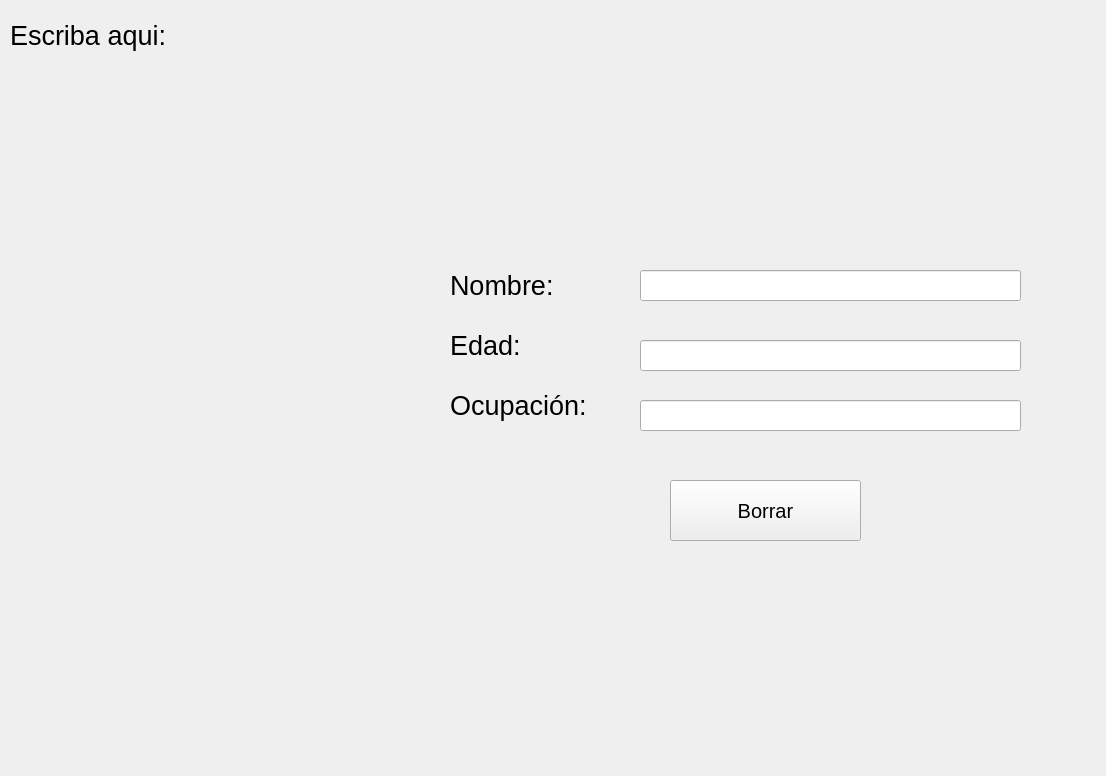
<?xml version="1.0" encoding="UTF-8"?>
<ui version="4.0">
 <class>MainWindow</class>
 <widget class="QMainWindow" name="MainWindow">
  <property name="geometry">
   <rect>
    <x>0</x>
    <y>0</y>
    <width>1106</width>
    <height>776</height>
   </rect>
  </property>
  <property name="windowTitle">
   <string>MainWindow</string>
  </property>
  <widget class="QWidget" name="centralwidget">
   <widget class="QLabel" name="label">
    <property name="geometry">
     <rect>
      <x>10</x>
      <y>10</y>
      <width>211</width>
      <height>51</height>
     </rect>
    </property>
    <property name="font">
     <font>
      <pointsize>20</pointsize>
     </font>
    </property>
    <property name="text">
     <string>Escriba aqui: </string>
    </property>
   </widget>
   <widget class="QLabel" name="label_2">
    <property name="geometry">
     <rect>
      <x>450</x>
      <y>260</y>
      <width>211</width>
      <height>51</height>
     </rect>
    </property>
    <property name="font">
     <font>
      <pointsize>20</pointsize>
     </font>
    </property>
    <property name="text">
     <string>Nombre:</string>
    </property>
   </widget>
   <widget class="QLabel" name="label_3">
    <property name="geometry">
     <rect>
      <x>450</x>
      <y>320</y>
      <width>211</width>
      <height>51</height>
     </rect>
    </property>
    <property name="font">
     <font>
      <pointsize>20</pointsize>
     </font>
    </property>
    <property name="text">
     <string>Edad:</string>
    </property>
   </widget>
   <widget class="QLabel" name="label_4">
    <property name="geometry">
     <rect>
      <x>450</x>
      <y>380</y>
      <width>211</width>
      <height>51</height>
     </rect>
    </property>
    <property name="font">
     <font>
      <pointsize>20</pointsize>
     </font>
    </property>
    <property name="text">
     <string>Ocupación:</string>
    </property>
   </widget>
   <widget class="QLineEdit" name="txt_Edad">
    <property name="geometry">
     <rect>
      <x>640</x>
      <y>340</y>
      <width>381</width>
      <height>31</height>
     </rect>
    </property>
   </widget>
   <widget class="QLineEdit" name="txt_Ocupacion">
    <property name="geometry">
     <rect>
      <x>640</x>
      <y>400</y>
      <width>381</width>
      <height>31</height>
     </rect>
    </property>
   </widget>
   <widget class="QLineEdit" name="txt_Nombre">
    <property name="geometry">
     <rect>
      <x>640</x>
      <y>270</y>
      <width>381</width>
      <height>31</height>
     </rect>
    </property>
   </widget>
   <widget class="QLabel" name="img">
    <property name="geometry">
     <rect>
      <x>70</x>
      <y>230</y>
      <width>331</width>
      <height>281</height>
     </rect>
    </property>
    <property name="text">
     <string/>
    </property>
    <property name="pixmap">
     <pixmap resource="recursos.qrc">:/Comidas/vaporub.png</pixmap>
    </property>
    <property name="scaledContents">
     <bool>true</bool>
    </property>
   </widget>
   <widget class="QPushButton" name="btn_borrar">
    <property name="geometry">
     <rect>
      <x>670</x>
      <y>480</y>
      <width>191</width>
      <height>61</height>
     </rect>
    </property>
    <property name="font">
     <font>
      <pointsize>15</pointsize>
     </font>
    </property>
    <property name="text">
     <string>Borrar</string>
    </property>
   </widget>
  </widget>
 </widget>
 <resources>
  <include location="recursos.qrc"/>
 </resources>
 <connections/>
</ui>
